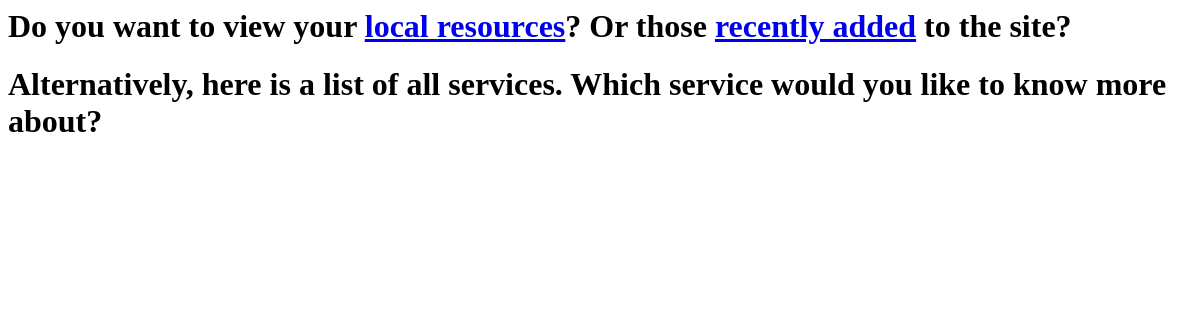
/services/, run on an earlier commit of the app's database.
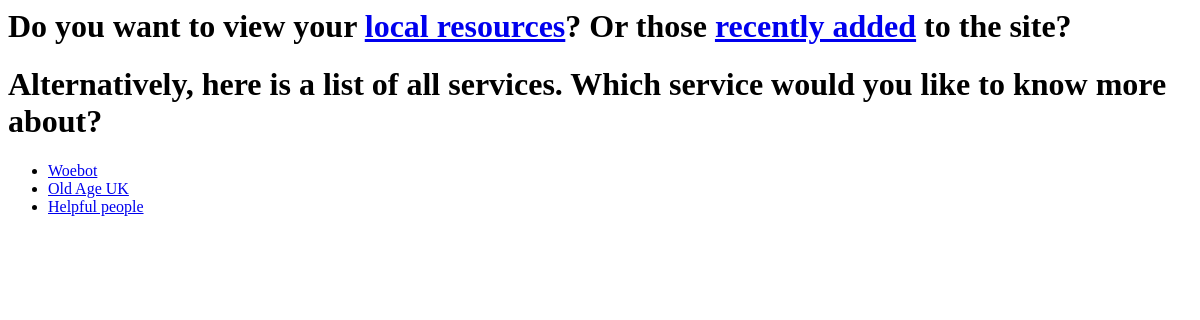
And on a later commit of the database.
### services/models.py (models this page shows, shortened)
class Services(models.Model):
	title = models.CharField(max_length=50)
	description = models.CharField(max_length=1000)
	website = models.CharField(max_length = 100, null=True)
	image_url = models.CharField(max_length = 250, default="https://upload.wikimedia.org/wikipedia/commons/a/ac/No_image_available.svg")
	pub_date = models.DateTimeField('date published')

### services/views.py (the view)
# urls.py: path('', views.index, name='index'),
def index(request):
	services = Services.objects.all()
	template = loader.get_template('services/index.html')
	context = {
		'services': services,
	}
	return HttpResponse(template.render(context,request))

### services/templates/services/index.html
<h1>Do you want to view your <a href="{% url 'location' %}">local resources</a>? Or those <a href="{% url 'recent' %}">recently added</a> to the site?</h1>
<h1>Alternatively, here is a list of all services. Which service would you like to know more about?</h1>
<ul>
{% for services in services.all %}
	<li><a href="{% url 'detail' services.id %}"> {{ services.title }} </a></li>
{% endfor %}
</ul>

What changed in the data, as far as the page shows it:
added Services: title "Woebot"
added Services: title "Old Age UK"
added Services: title "Helpful people"
